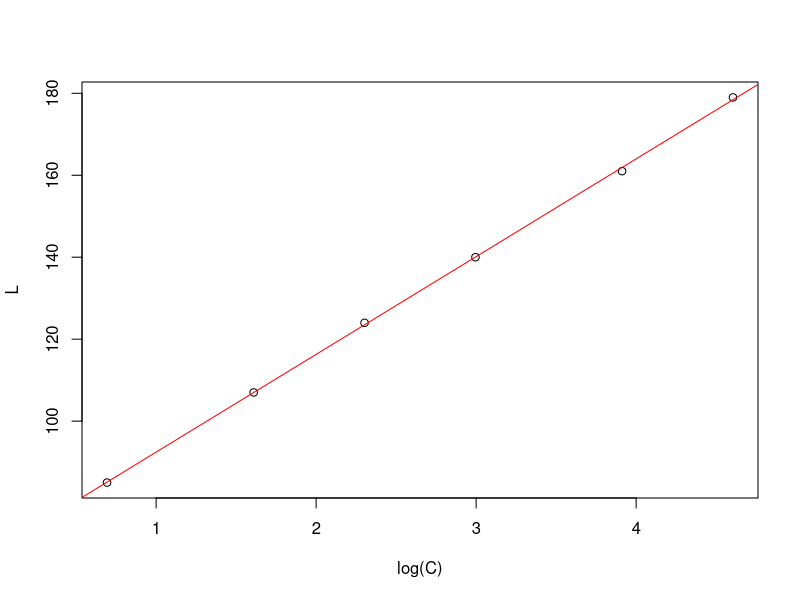
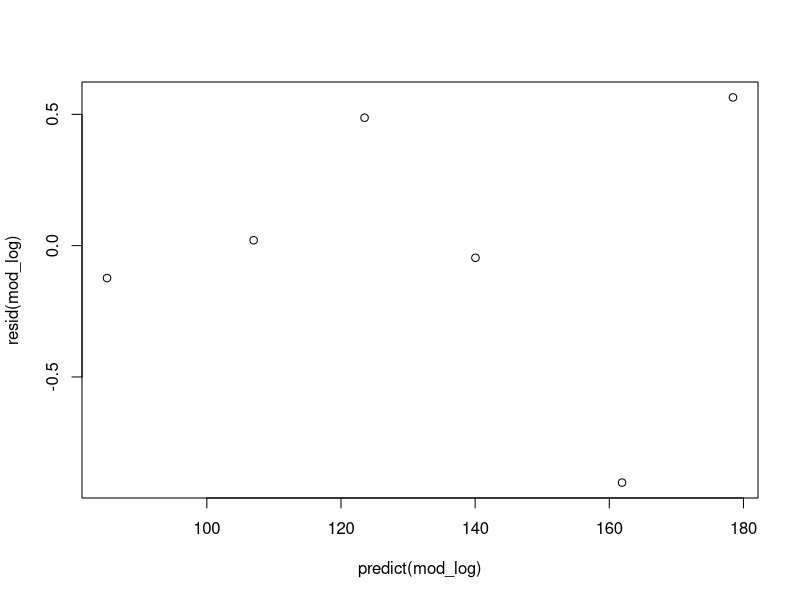
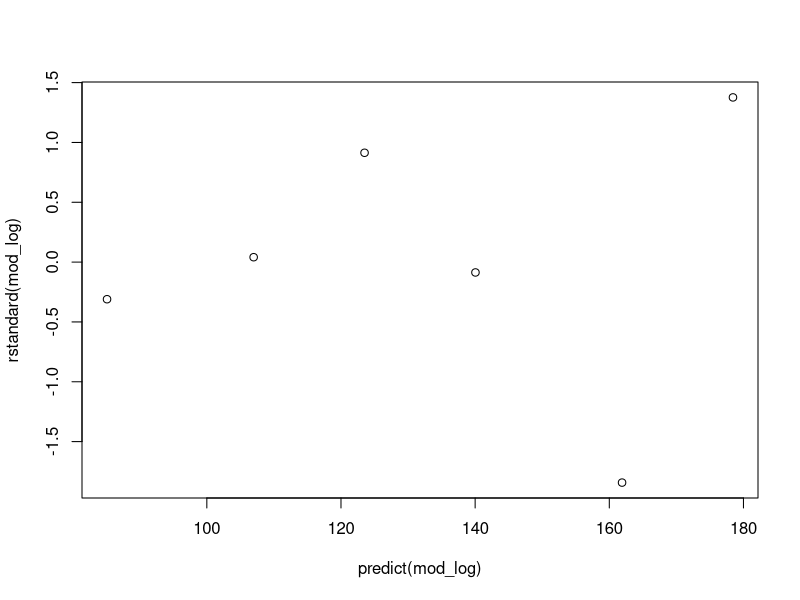
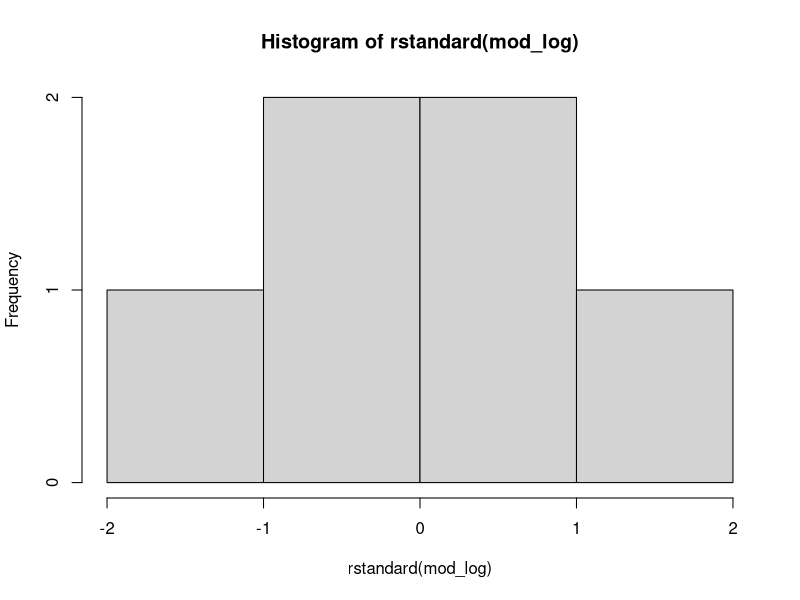

These charts were generated, in order, by the following R code:
## ---- chunk 1
knitr::opts_chunk$set(echo = TRUE)
## ---- chunk 2
C=c(2,5,10,20,50,100)
L=c(85, 107, 124, 140, 161, 179)
## ---- chunk 3
plot(x = log(C), L)
mod_log = lm(L ~ log(C))
abline(mod_log, col = "red")
summary(mod_log)
## ---- chunk 4
p = 2 #Nombre de paràmetres
n = length(C) #Nombre de graus de llibertat
var = sum(resid(mod_log)^2)/(n-p) # Estimació de la variancia
summary(mod_log)
0.589^2 #Agafant el Residual standard error del summary i elevant-lo al quadrat s'obté la variancia
var
## ---- chunk 5
plot(x = predict(mod_log), y = resid(mod_log))
plot(x = predict(mod_log), y = rstandard(mod_log))
hist(rstandard(mod_log))
## ---- chunk 6
# trobar C tal que L = 167mV
Lobj = 167
b = coef(mod_log)
# això és C
Cobj = exp((Lobj-b[1])/b[2]) #Aïllant C del model
# això és log C
logC = (Lobj-b[1])/b[2] #Valor predit per log(C)
b[1]+b[2]*logC #Si dona 167 és que el model funciona
# funciona!
## ---- chunk 7
new = data.frame(C = Cobj)
predict(mod_log, newdata = new, interval = "prediction")
predict(mod_log, newdata = new, interval = "confidence")
